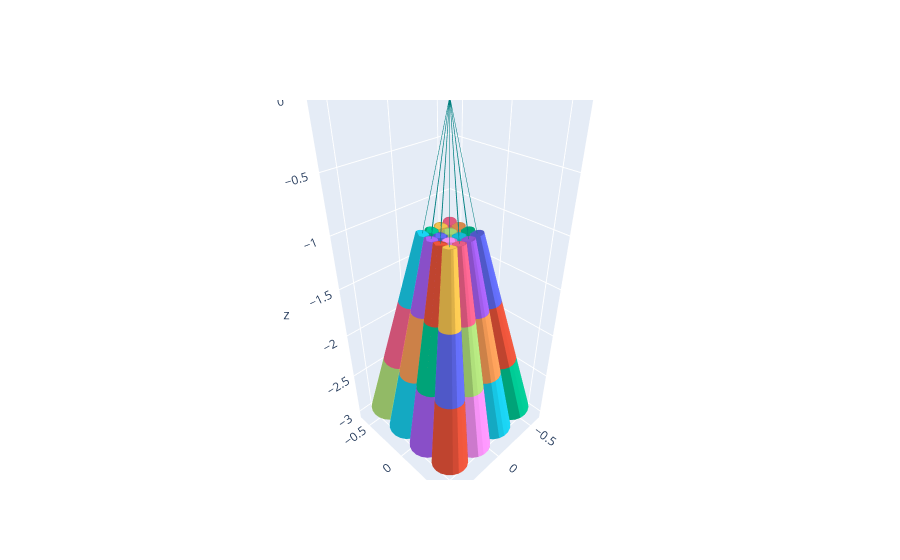

The notebook cell saved with this chart:
### Code cell
# Sample representation
import torch
from nerfstudio.cameras.cameras import Cameras, CameraType
from nerfstudio.utils import plotly_utils as vis
import plotly.graph_objects as go

cx = 2.0
cy = 2.0
fx = 10.0
fy = 10.0

num_samples = 3
near_plane = 1
far_plane = 3

# Create camera
c2w = torch.eye(4)[None, :3, :]
camera = Cameras(fx=fx, fy=fy,
                 cx=cx, cy=cy,
                 camera_to_worlds=c2w, camera_type=CameraType.PERSPECTIVE)

# Generate ray bundle
ray_bundle = camera.generate_rays(camera_indices=0)

# Contains origins/directions
# which are tensors of shape (sample width, sample height, 3) 3D points


# Generate ray samples
print(ray_bundle.shape)
print(bins.shape)

bins = torch.linspace(near_plane, far_plane, num_samples + 1)[..., None]
ray_samples = ray_bundle.get_ray_samples(bin_starts=bins[:-1,:], bin_ends=bins[1:,:])

vis_rays = vis.get_ray_bundle_lines(ray_bundle, color='teal', length=far_plane)
fig = go.Figure(data=[vis_rays] + vis.get_frustums_mesh_list(ray_samples.frustums))
fig.show()
